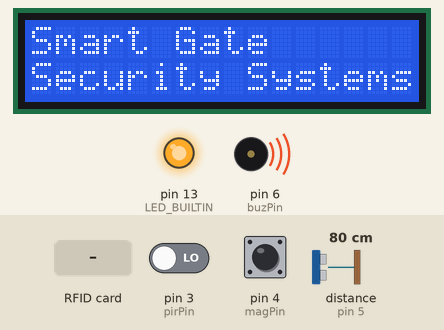
The sketch below on a simulated Arduino Mega 2560, built with avr-gcc and run on an emulated ATmega2560. On the bench: 16×2 character LCD, output pins drawn as LEDs (lit = HIGH), buzzer (waves = sounding, pin HIGH). Wiring (inferred from the names in the program): ultrasonic range finder: trigger pin 5; echo pin 5. Inputs (shaded band) come from the test bench; at power-on: distance to the obstacle (sensor on pin 5) 80 cm, pin 3 (pirPin) LOW, pin 4 (magPin) HIGH. The echo pulse lasts 58.3 µs per cm; pins used as bus, display or sensor lines are not drawn; what the sketch prints to the serial monitor is not drawn.

Above: at 1.3 s.
1.4 s: RFID card 5E 7A 19 C4 held to the reader
At 2.6 s:
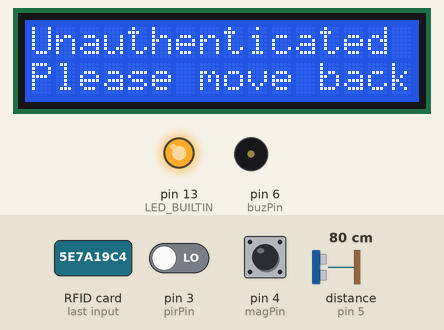
4.5 s: distance to the obstacle (sensor on pin 5) set to 96 cm
6.0 s: distance to the obstacle (sensor on pin 5) set to 103 cm
At 6.9 s:
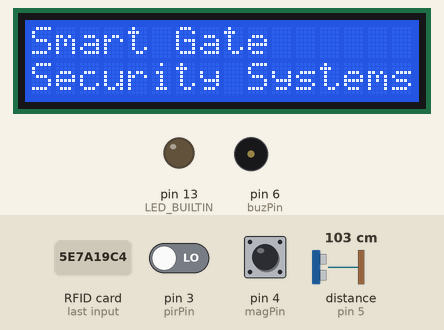
7.7 s: RFID card 5E 7A 19 C4 held to the reader
At 9.3 s:
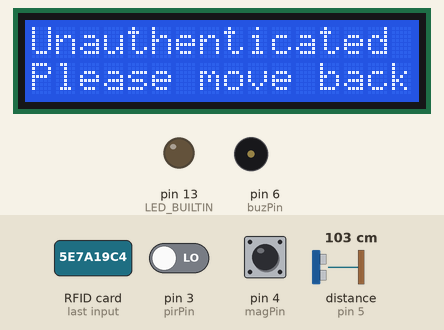
12.7 s: distance to the obstacle (sensor on pin 5) set to 35 cm
At 13.9 s:
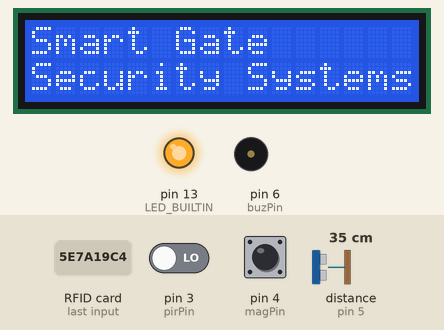
Timing chart, 0 to 15.7 s (numbered marks = the images above; inputs shaded):
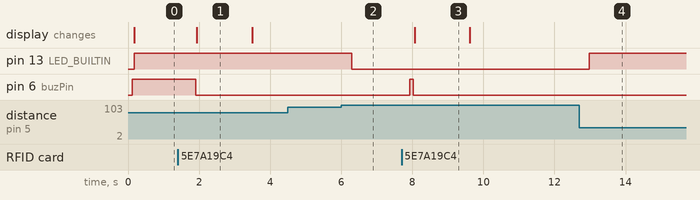

The sketch:

sgss.ino
```cpp
/*
Sensor
Ultrasonic 5  5V
PIR Motion 3 5V
Magnetic Switch 4
RFID 2 53 52 51 50 3.3V

Actuators
LED RGB 12 11 10 5V
Buzzer 6
LCD SDA/SCL 20/21 5V

*/
#include <Wire.h>
#include <LiquidCrystal_I2C.h>
#include <RFID.h>
#include <SPI.h>

#define ultraPin 5
#define pirPin 3
#define magPin 4

// RFID pin
#define rstPin 2
#define ssPin 53

#define buzPin 6

RFID rfid(ssPin, rstPin);
LiquidCrystal_I2C lcd(0x27, 16, 2);

int ultra;
bool mag, latest_mag, access, pir, latest_pir;

String nama;
int cards[][5] = {
  {41,173,125,194,59},
  {136,4,41,29,184}
};

String names[] = {
  "Odin",
  "Ali"
};

void setup() {
  Serial.begin(9600);
  pinMode(LED_BUILTIN, OUTPUT);
  pinMode(buzPin, OUTPUT);
  pinMode(magPin, INPUT_PULLUP);
  pinMode(pirPin, INPUT);
  SPI.begin();
  rfid.init();
  lcd.init();
  lcd.backlight();
}

void loop() {
  readSignalUltra();
  readSignalMag();
  readSignalPir();
  readSignalRfid();

  Serial.print("U ");
  Serial.println(ultra);


  if (ultra < 100){
    digitalWrite(LED_BUILTIN, HIGH);
  } else {
    digitalWrite(LED_BUILTIN, LOW);
  }

  delay(500);
}

void readSignalRfid(){
  if (rfid.isCard()){
    if(rfid.readCardSerial()){
      digitalWrite(buzPin, HIGH);
      delay(100);
      digitalWrite(buzPin, LOW);

      for(int x = 0; x < sizeof(cards); x++){
        for(int i = 0; i < sizeof(rfid.serNum); i++ ){
          if(rfid.serNum[i] != cards[x][i]) {
            access = false;
            break;
          } else {
            nama = names[x];
            access = true;
          }
        }
        if(access) break;
      }
    }
    if(access){
      lcd.clear();
      lcd.setCursor(0,0);
      lcd.print("Authenticated");
      lcd.setCursor(0,1);
      lcd.print("Welcomeback ");
      lcd.print(nama);
      Serial.print("R ");
      Serial.print("1 ");
      Serial.println(nama);
    } else {
      lcd.clear();
      lcd.setCursor(0,0);
      lcd.print("Unauthenticated");
      lcd.setCursor(0,1);
      lcd.print("Please move back!");
      Serial.print("R ");
      Serial.print("0 ");
      Serial.print(rfid.serNum[0]);
      Serial.print(rfid.serNum[1]);
      Serial.print(rfid.serNum[2]);
      Serial.print(rfid.serNum[3]);
      Serial.println(rfid.serNum[4]);
    }
    delay(1000);
  }
  else {
    lcd.clear();
    lcd.setCursor(0,0);
    lcd.print("Smart Gate");
    lcd.setCursor(0,1);
    lcd.print("Security Systems");
  }
}

void readSignalMag(){
  mag = digitalRead(magPin);
  if (latest_mag != mag){
    latest_mag = mag;
    boolean buz = latest_mag;
    if(access){
      buz = false;
      access = false;
    }
    digitalWrite(buzPin, buz);
    Serial.print("M ");
    Serial.println(latest_mag);
  }
}

void readSignalPir(){
  pir = digitalRead(pirPin);
  if (latest_pir != pir){
    latest_pir = pir;
    Serial.print("P ");
    Serial.println(latest_pir);
  }
}

void readSignalUltra(){
  pinMode(ultraPin, OUTPUT);
  digitalWrite(ultraPin, LOW);
  delayMicroseconds(2);
  digitalWrite(ultraPin, HIGH);
  delayMicroseconds(2);
  digitalWrite(ultraPin, LOW);
  pinMode(ultraPin, INPUT);

  ultra = pulseIn(ultraPin, HIGH) * 0.01723 ;
}
```

Measured:
- the behaviour switches between 99 and 100 cm on distance to the obstacle (sensor on pin 5) (found by bisection; images 1 and 2)
- after the input at 1.4 s, pin 6 (buzPin): HIGH → LOW after 0.50 s; the display: changes after 0.54 s (image 1)
- after the input at 4.5 s, every drawn part: stays the same
- after the input at 6.0 s, pin 13 (LED_BUILTIN): HIGH → LOW after 0.30 s
- after the input at 7.7 s, pin 6 (buzPin): LOW → HIGH after 0.23 s, → LOW 0.10 s later; the display: changes after 0.36 s (image 3)
- after the input at 12.7 s, pin 13 (LED_BUILTIN): LOW → HIGH after 0.28 s
- what the display in image 1 shows lasts 1.6 s, from 1.9 s to 3.5 s
